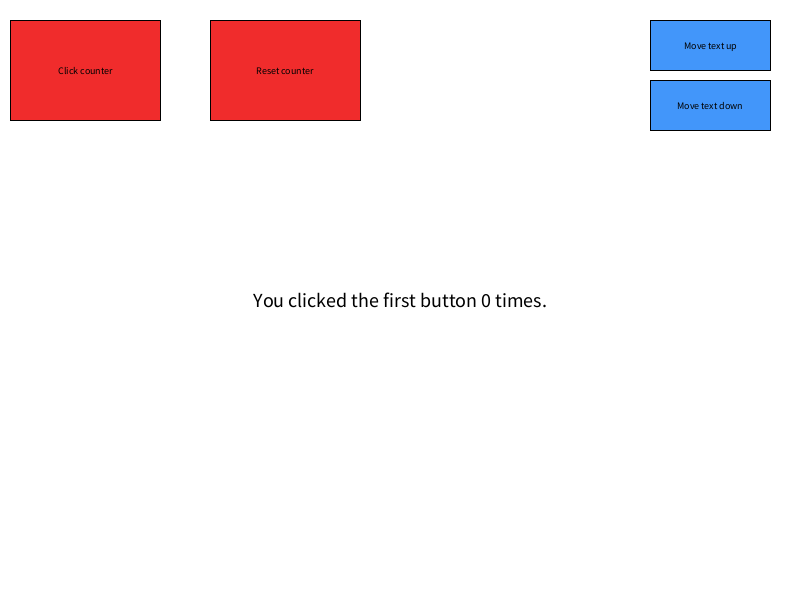
Frame 1 (no input)
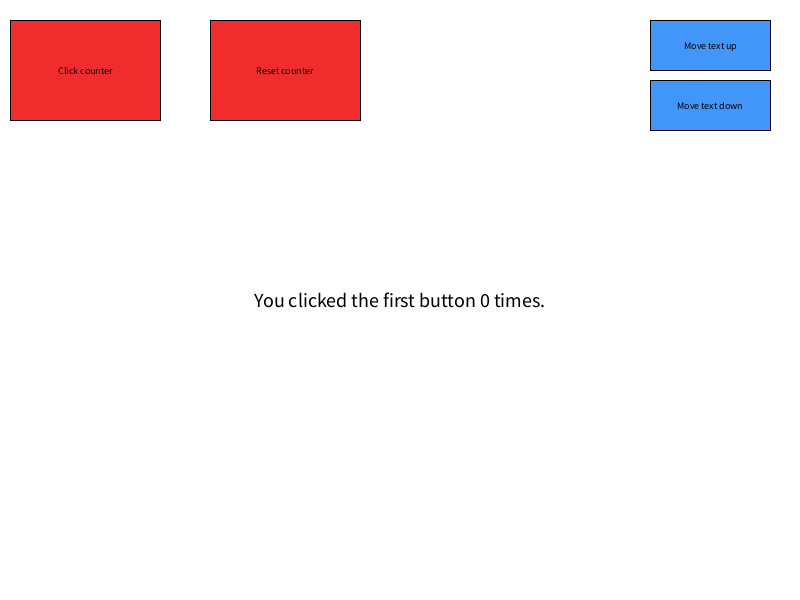
Frame 60 (the mouse pressed at the canvas centre just before this capture)
Frame 120 (the mouse held since frame 60 and released just before this capture): identical to frame 60, image omitted

The Processing sketch that drew these frames (run headless with seeded random() and noise(); from frame 60 on, the mouse is pressed at the canvas centre):

// Processing sketch: processing_171677
// ── processing_171677.pde


int numClicked = 0;
float posY;
void setup(){
  size(800, 600);
  posY = height/2;
}

void draw(){
  background(255);
  fill(0);
  textSize(20);
  textAlign(CENTER, CENTER);
  text("You clicked the first button " + numClicked + " times.", width/2, posY);
  textSize(10);
  buttonDisplay(10, 20, 150, 100, color(#F02C2C), color(#BF2525), "Click counter");
  buttonDisplay(210, 20, 150, 100, color(#F02C2C), color(#BF2525), "Reset counter");
  buttonDisplay(width - 150, 20, 120, 50, color(#4296FA), color(#285D9D), "Move text up");
  buttonDisplay(width - 150, 80, 120, 50, color(#4296FA), color(#285D9D), "Move text down");
}


void  mousePressed(){
  if(mouseOnButton(10, 20, 150, 100)){
    numClicked++;
  }else if(mouseOnButton(210, 20, 150, 100)){
    numClicked = 0;
  }else if(mouseOnButton(width - 150, 20, 120, 50)){
    posY -= 10;
  }else if(mouseOnButton(width - 150, 80, 120, 50)){
    posY += 10;
  }
}


boolean mouseOnButton(float left_, float top_, float width_, float height_){
  return mouseX > left_ && mouseX < left_ + width_ && mouseY > top_ && mouseY < top_ + height_;
}

void buttonDisplay(float left_, float top_, float width_, float height_, color color1_, color color2_, String caption_){
  rectMode(CORNER);
  if(mouseOnButton(left_, top_, width_, height_)){
    fill(color2_);
  }else{
    fill(color1_);
  }
  rect(left_, top_, width_, height_);
  textAlign(CENTER, CENTER);
  fill(0);
  text(caption_, left_ + width_ / 2, top_ + height_ / 2);
}
